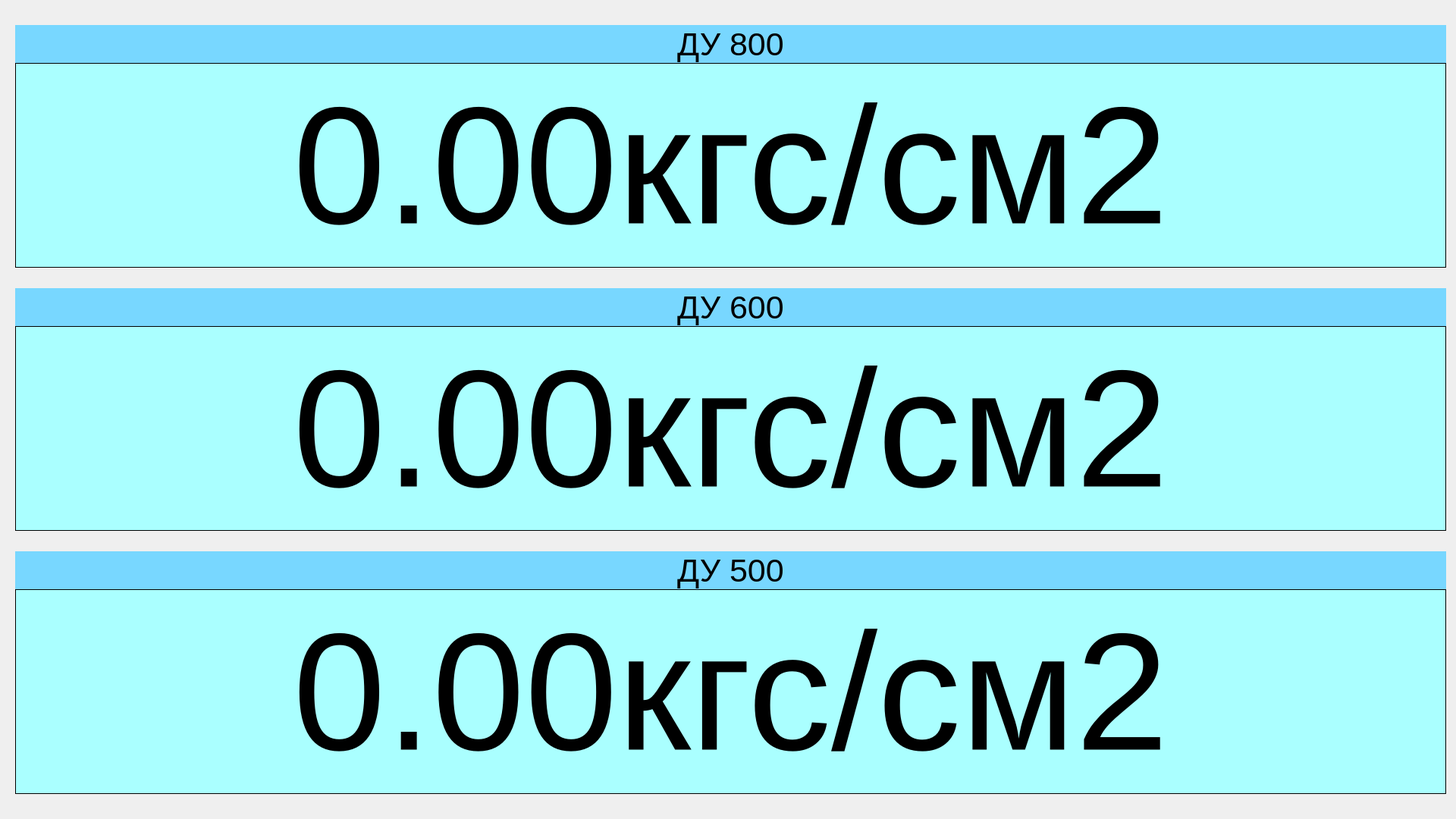
<?xml version="1.0" encoding="UTF-8"?>
<ui version="4.0">
 <class>Form</class>
 <widget class="QWidget" name="Form">
  <property name="geometry">
   <rect>
    <x>0</x>
    <y>0</y>
    <width>1920</width>
    <height>1080</height>
   </rect>
  </property>
  <property name="minimumSize">
   <size>
    <width>1844</width>
    <height>700</height>
   </size>
  </property>
  <property name="font">
   <font>
    <pointsize>10</pointsize>
   </font>
  </property>
  <property name="windowTitle">
   <string>Form</string>
  </property>
  <layout class="QGridLayout" name="gridLayout">
   <item row="1" column="0">
    <widget class="QWidget" name="widget_2" native="true">
     <property name="minimumSize">
      <size>
       <width>1280</width>
       <height>720</height>
      </size>
     </property>
     <property name="maximumSize">
      <size>
       <width>1920</width>
       <height>1080</height>
      </size>
     </property>
     <layout class="QGridLayout" name="gridLayout_2">
      <property name="leftMargin">
       <number>9</number>
      </property>
      <property name="topMargin">
       <number>9</number>
      </property>
      <property name="rightMargin">
       <number>9</number>
      </property>
      <property name="horizontalSpacing">
       <number>6</number>
      </property>
      <property name="verticalSpacing">
       <number>0</number>
      </property>
      <item row="6" column="1">
       <spacer name="verticalSpacer_4">
        <property name="orientation">
         <enum>Qt::Vertical</enum>
        </property>
        <property name="sizeHint" stdset="0">
         <size>
          <width>20</width>
          <height>40</height>
         </size>
        </property>
       </spacer>
      </item>
      <item row="9" column="1">
       <widget class="QLabel" name="label_dy_500_val">
        <property name="minimumSize">
         <size>
          <width>1887</width>
          <height>270</height>
         </size>
        </property>
        <property name="maximumSize">
         <size>
          <width>1887</width>
          <height>270</height>
         </size>
        </property>
        <property name="font">
         <font>
          <pointsize>165</pointsize>
          <weight>50</weight>
          <bold>false</bold>
         </font>
        </property>
        <property name="styleSheet">
         <string notr="true">background-color: rgb(170, 255, 255);</string>
        </property>
        <property name="frameShape">
         <enum>QFrame::Box</enum>
        </property>
        <property name="lineWidth">
         <number>1</number>
        </property>
        <property name="text">
         <string>0.00кгс/см2</string>
        </property>
        <property name="alignment">
         <set>Qt::AlignCenter</set>
        </property>
       </widget>
      </item>
      <item row="2" column="2">
       <spacer name="horizontalSpacer_2">
        <property name="orientation">
         <enum>Qt::Horizontal</enum>
        </property>
        <property name="sizeHint" stdset="0">
         <size>
          <width>40</width>
          <height>20</height>
         </size>
        </property>
       </spacer>
      </item>
      <item row="2" column="1">
       <widget class="QLabel" name="label_dy_800_val">
        <property name="minimumSize">
         <size>
          <width>1887</width>
          <height>270</height>
         </size>
        </property>
        <property name="maximumSize">
         <size>
          <width>1887</width>
          <height>270</height>
         </size>
        </property>
        <property name="font">
         <font>
          <pointsize>165</pointsize>
          <weight>50</weight>
          <bold>false</bold>
         </font>
        </property>
        <property name="styleSheet">
         <string notr="true">background-color: rgb(170, 255, 255);</string>
        </property>
        <property name="frameShape">
         <enum>QFrame::Box</enum>
        </property>
        <property name="lineWidth">
         <number>1</number>
        </property>
        <property name="text">
         <string>0.00кгс/см2</string>
        </property>
        <property name="alignment">
         <set>Qt::AlignCenter</set>
        </property>
       </widget>
      </item>
      <item row="5" column="1">
       <widget class="QLabel" name="label_dy_600_val">
        <property name="minimumSize">
         <size>
          <width>1887</width>
          <height>270</height>
         </size>
        </property>
        <property name="maximumSize">
         <size>
          <width>1887</width>
          <height>270</height>
         </size>
        </property>
        <property name="font">
         <font>
          <pointsize>165</pointsize>
          <weight>50</weight>
          <bold>false</bold>
         </font>
        </property>
        <property name="styleSheet">
         <string notr="true">background-color: rgb(170, 255, 255);</string>
        </property>
        <property name="frameShape">
         <enum>QFrame::Box</enum>
        </property>
        <property name="lineWidth">
         <number>1</number>
        </property>
        <property name="text">
         <string>0.00кгс/см2</string>
        </property>
        <property name="alignment">
         <set>Qt::AlignCenter</set>
        </property>
       </widget>
      </item>
      <item row="2" column="0">
       <spacer name="horizontalSpacer">
        <property name="orientation">
         <enum>Qt::Horizontal</enum>
        </property>
        <property name="sizeHint" stdset="0">
         <size>
          <width>40</width>
          <height>20</height>
         </size>
        </property>
       </spacer>
      </item>
      <item row="7" column="1">
       <widget class="QLabel" name="label_dy_500">
        <property name="minimumSize">
         <size>
          <width>1887</width>
          <height>50</height>
         </size>
        </property>
        <property name="maximumSize">
         <size>
          <width>1887</width>
          <height>50</height>
         </size>
        </property>
        <property name="font">
         <font>
          <pointsize>32</pointsize>
         </font>
        </property>
        <property name="styleSheet">
         <string notr="true">background-color: rgb(120, 215, 255);</string>
        </property>
        <property name="text">
         <string>ДУ 500</string>
        </property>
        <property name="alignment">
         <set>Qt::AlignCenter</set>
        </property>
       </widget>
      </item>
      <item row="0" column="1" colspan="2">
       <widget class="QLabel" name="label__dy_800">
        <property name="minimumSize">
         <size>
          <width>1887</width>
          <height>50</height>
         </size>
        </property>
        <property name="maximumSize">
         <size>
          <width>1887</width>
          <height>50</height>
         </size>
        </property>
        <property name="font">
         <font>
          <pointsize>32</pointsize>
         </font>
        </property>
        <property name="styleSheet">
         <string notr="true">background-color: rgb(120, 215, 255);</string>
        </property>
        <property name="text">
         <string>ДУ 800</string>
        </property>
        <property name="alignment">
         <set>Qt::AlignCenter</set>
        </property>
       </widget>
      </item>
      <item row="4" column="1">
       <widget class="QLabel" name="label_dy_600">
        <property name="minimumSize">
         <size>
          <width>1887</width>
          <height>50</height>
         </size>
        </property>
        <property name="maximumSize">
         <size>
          <width>1887</width>
          <height>50</height>
         </size>
        </property>
        <property name="font">
         <font>
          <pointsize>32</pointsize>
         </font>
        </property>
        <property name="styleSheet">
         <string notr="true">background-color: rgb(120, 215, 255);</string>
        </property>
        <property name="frameShape">
         <enum>QFrame::NoFrame</enum>
        </property>
        <property name="lineWidth">
         <number>0</number>
        </property>
        <property name="text">
         <string>ДУ 600</string>
        </property>
        <property name="alignment">
         <set>Qt::AlignCenter</set>
        </property>
       </widget>
      </item>
      <item row="3" column="1">
       <spacer name="verticalSpacer_3">
        <property name="orientation">
         <enum>Qt::Vertical</enum>
        </property>
        <property name="sizeHint" stdset="0">
         <size>
          <width>20</width>
          <height>40</height>
         </size>
        </property>
       </spacer>
      </item>
     </layout>
    </widget>
   </item>
   <item row="2" column="0">
    <spacer name="verticalSpacer">
     <property name="orientation">
      <enum>Qt::Vertical</enum>
     </property>
     <property name="sizeHint" stdset="0">
      <size>
       <width>20</width>
       <height>40</height>
      </size>
     </property>
    </spacer>
   </item>
   <item row="0" column="0">
    <spacer name="verticalSpacer_2">
     <property name="orientation">
      <enum>Qt::Vertical</enum>
     </property>
     <property name="sizeHint" stdset="0">
      <size>
       <width>20</width>
       <height>40</height>
      </size>
     </property>
    </spacer>
   </item>
  </layout>
 </widget>
 <resources/>
 <connections/>
</ui>
